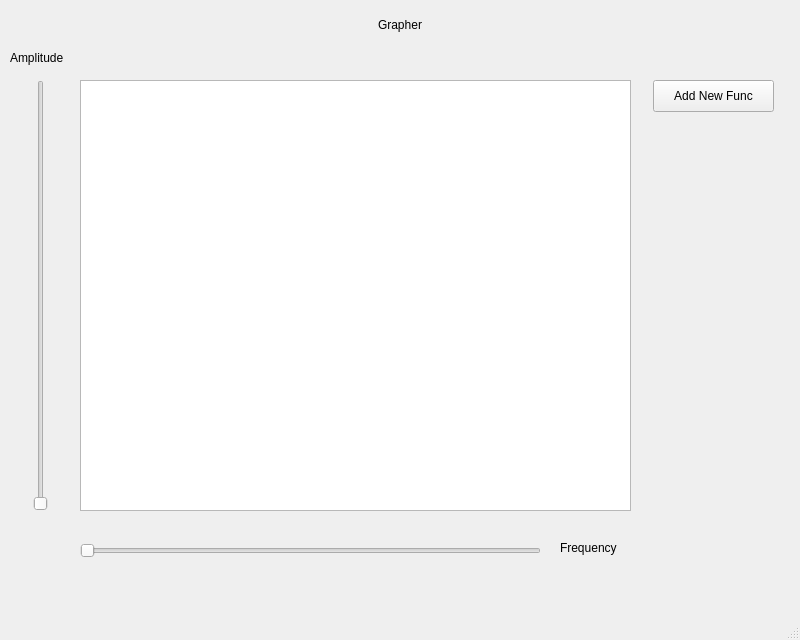
<?xml version="1.0" encoding="UTF-8"?>
<ui version="4.0">
 <class>MainWindow</class>
 <widget class="QMainWindow" name="MainWindow">
  <property name="geometry">
   <rect>
    <x>0</x>
    <y>0</y>
    <width>800</width>
    <height>640</height>
   </rect>
  </property>
  <property name="windowTitle">
   <string>MainWindow</string>
  </property>
  <widget class="QWidget" name="centralwidget">
   <widget class="QLabel" name="ProgramName">
    <property name="geometry">
     <rect>
      <x>340</x>
      <y>10</y>
      <width>120</width>
      <height>30</height>
     </rect>
    </property>
    <property name="text">
     <string>Grapher</string>
    </property>
    <property name="alignment">
     <set>Qt::AlignCenter</set>
    </property>
   </widget>
   <widget class="QGraphicsView" name="graphicsView">
    <property name="geometry">
     <rect>
      <x>80</x>
      <y>80</y>
      <width>551</width>
      <height>431</height>
     </rect>
    </property>
   </widget>
   <widget class="QSlider" name="verticalSlider">
    <property name="geometry">
     <rect>
      <x>30</x>
      <y>80</y>
      <width>22</width>
      <height>431</height>
     </rect>
    </property>
    <property name="orientation">
     <enum>Qt::Vertical</enum>
    </property>
   </widget>
   <widget class="QSlider" name="horizontalSlider">
    <property name="geometry">
     <rect>
      <x>80</x>
      <y>540</y>
      <width>461</width>
      <height>22</height>
     </rect>
    </property>
    <property name="orientation">
     <enum>Qt::Horizontal</enum>
    </property>
   </widget>
   <widget class="QLabel" name="amplitude_label">
    <property name="geometry">
     <rect>
      <x>10</x>
      <y>50</y>
      <width>71</width>
      <height>16</height>
     </rect>
    </property>
    <property name="text">
     <string>Amplitude</string>
    </property>
   </widget>
   <widget class="QLabel" name="label">
    <property name="geometry">
     <rect>
      <x>560</x>
      <y>540</y>
      <width>71</width>
      <height>16</height>
     </rect>
    </property>
    <property name="text">
     <string>Frequency</string>
    </property>
   </widget>
   <widget class="QPushButton" name="addNewFunction">
    <property name="geometry">
     <rect>
      <x>653</x>
      <y>80</y>
      <width>121</width>
      <height>32</height>
     </rect>
    </property>
    <property name="text">
     <string>Add New Func</string>
    </property>
   </widget>
  </widget>
  <widget class="QMenuBar" name="menubar">
   <property name="geometry">
    <rect>
     <x>0</x>
     <y>0</y>
     <width>800</width>
     <height>22</height>
    </rect>
   </property>
  </widget>
  <widget class="QStatusBar" name="statusbar"/>
 </widget>
 <resources/>
 <connections/>
</ui>
